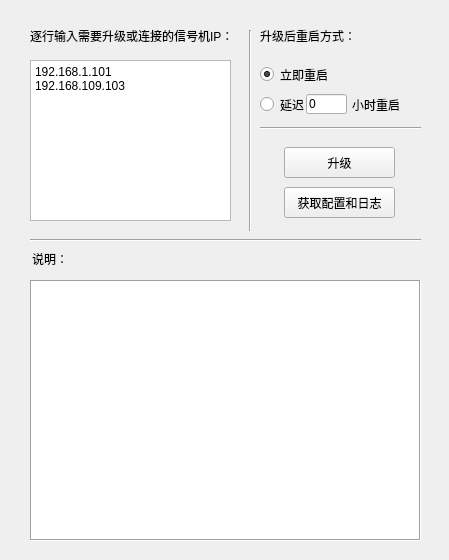
<?xml version="1.0" encoding="UTF-8"?>
<ui version="4.0">
 <class>updateForm</class>
 <widget class="QWidget" name="updateForm">
  <property name="windowModality">
   <enum>Qt::NonModal</enum>
  </property>
  <property name="geometry">
   <rect>
    <x>0</x>
    <y>0</y>
    <width>449</width>
    <height>560</height>
   </rect>
  </property>
  <property name="windowTitle">
   <string>信号机批量升级工具V2.0</string>
  </property>
  <property name="toolTip">
   <string>&lt;html&gt;&lt;head/&gt;&lt;body&gt;&lt;p&gt;123&lt;/p&gt;&lt;/body&gt;&lt;/html&gt;</string>
  </property>
  <property name="statusTip">
   <string>123</string>
  </property>
  <widget class="QPushButton" name="updateButton">
   <property name="geometry">
    <rect>
     <x>284</x>
     <y>147</y>
     <width>111</width>
     <height>31</height>
    </rect>
   </property>
   <property name="text">
    <string>升级</string>
   </property>
  </widget>
  <widget class="QTextEdit" name="ipEdit">
   <property name="geometry">
    <rect>
     <x>30</x>
     <y>60</y>
     <width>201</width>
     <height>161</height>
    </rect>
   </property>
   <property name="toolTip">
    <string>&lt;html&gt;&lt;head/&gt;&lt;body&gt;&lt;p&gt;test&lt;/p&gt;&lt;/body&gt;&lt;/html&gt;</string>
   </property>
   <property name="html">
    <string>&lt;!DOCTYPE HTML PUBLIC &quot;-//W3C//DTD HTML 4.0//EN&quot; &quot;http://www.w3.org/TR/REC-html40/strict.dtd&quot;&gt;
&lt;html&gt;&lt;head&gt;&lt;meta name=&quot;qrichtext&quot; content=&quot;1&quot; /&gt;&lt;style type=&quot;text/css&quot;&gt;
p, li { white-space: pre-wrap; }
&lt;/style&gt;&lt;/head&gt;&lt;body style=&quot; font-family:'SimSun'; font-size:9pt; font-weight:400; font-style:normal;&quot;&gt;
&lt;p style=&quot; margin-top:0px; margin-bottom:0px; margin-left:0px; margin-right:0px; -qt-block-indent:0; text-indent:0px;&quot;&gt;192.168.1.101&lt;/p&gt;
&lt;p style=&quot; margin-top:0px; margin-bottom:0px; margin-left:0px; margin-right:0px; -qt-block-indent:0; text-indent:0px;&quot;&gt;192.168.109.103&lt;/p&gt;&lt;/body&gt;&lt;/html&gt;</string>
   </property>
  </widget>
  <widget class="QLabel" name="label">
   <property name="geometry">
    <rect>
     <x>30</x>
     <y>20</y>
     <width>211</width>
     <height>31</height>
    </rect>
   </property>
   <property name="text">
    <string>逐行输入需要升级或连接的信号机IP：</string>
   </property>
  </widget>
  <widget class="Line" name="line">
   <property name="geometry">
    <rect>
     <x>30</x>
     <y>230</y>
     <width>391</width>
     <height>20</height>
    </rect>
   </property>
   <property name="orientation">
    <enum>Qt::Horizontal</enum>
   </property>
  </widget>
  <widget class="QLineEdit" name="delayHourEdit">
   <property name="geometry">
    <rect>
     <x>306</x>
     <y>94</y>
     <width>41</width>
     <height>20</height>
    </rect>
   </property>
   <property name="text">
    <string>0</string>
   </property>
  </widget>
  <widget class="QLabel" name="label_3">
   <property name="geometry">
    <rect>
     <x>352</x>
     <y>89</y>
     <width>81</width>
     <height>31</height>
    </rect>
   </property>
   <property name="text">
    <string>小时重启</string>
   </property>
  </widget>
  <widget class="QRadioButton" name="radioRebootNowButton">
   <property name="geometry">
    <rect>
     <x>260</x>
     <y>59</y>
     <width>89</width>
     <height>31</height>
    </rect>
   </property>
   <property name="acceptDrops">
    <bool>true</bool>
   </property>
   <property name="text">
    <string>立即重启</string>
   </property>
   <property name="checked">
    <bool>true</bool>
   </property>
   <attribute name="buttonGroup">
    <string notr="true">buttonGroup</string>
   </attribute>
  </widget>
  <widget class="QRadioButton" name="radioRebootAfterButton">
   <property name="geometry">
    <rect>
     <x>260</x>
     <y>89</y>
     <width>51</width>
     <height>31</height>
    </rect>
   </property>
   <property name="text">
    <string>延迟</string>
   </property>
   <attribute name="buttonGroup">
    <string notr="true">buttonGroup</string>
   </attribute>
  </widget>
  <widget class="Line" name="line_2">
   <property name="geometry">
    <rect>
     <x>240</x>
     <y>30</y>
     <width>20</width>
     <height>201</height>
    </rect>
   </property>
   <property name="orientation">
    <enum>Qt::Vertical</enum>
   </property>
  </widget>
  <widget class="QLabel" name="label_2">
   <property name="geometry">
    <rect>
     <x>260</x>
     <y>20</y>
     <width>111</width>
     <height>31</height>
    </rect>
   </property>
   <property name="text">
    <string>升级后重启方式：</string>
   </property>
  </widget>
  <widget class="Line" name="line_3">
   <property name="geometry">
    <rect>
     <x>260</x>
     <y>120</y>
     <width>161</width>
     <height>16</height>
    </rect>
   </property>
   <property name="orientation">
    <enum>Qt::Horizontal</enum>
   </property>
  </widget>
  <widget class="QLabel" name="label_4">
   <property name="geometry">
    <rect>
     <x>32</x>
     <y>243</y>
     <width>51</width>
     <height>31</height>
    </rect>
   </property>
   <property name="text">
    <string>说明：</string>
   </property>
  </widget>
  <widget class="QPushButton" name="getLogButton">
   <property name="geometry">
    <rect>
     <x>284</x>
     <y>187</y>
     <width>111</width>
     <height>31</height>
    </rect>
   </property>
   <property name="text">
    <string>获取配置和日志</string>
   </property>
  </widget>
  <widget class="QTextBrowser" name="textInfoBrowser">
   <property name="geometry">
    <rect>
     <x>30</x>
     <y>280</y>
     <width>391</width>
     <height>261</height>
    </rect>
   </property>
   <property name="frameShape">
    <enum>QFrame::Box</enum>
   </property>
   <property name="frameShadow">
    <enum>QFrame::Sunken</enum>
   </property>
   <property name="html">
    <string>&lt;!DOCTYPE HTML PUBLIC &quot;-//W3C//DTD HTML 4.0//EN&quot; &quot;http://www.w3.org/TR/REC-html40/strict.dtd&quot;&gt;
&lt;html&gt;&lt;head&gt;&lt;meta name=&quot;qrichtext&quot; content=&quot;1&quot; /&gt;&lt;style type=&quot;text/css&quot;&gt;
p, li { white-space: pre-wrap; }
&lt;/style&gt;&lt;/head&gt;&lt;body style=&quot; font-family:'SimSun'; font-size:9pt; font-weight:400; font-style:normal;&quot;&gt;
&lt;p style=&quot;-qt-paragraph-type:empty; margin-top:0px; margin-bottom:0px; margin-left:0px; margin-right:0px; -qt-block-indent:0; text-indent:0px;&quot;&gt;&lt;br /&gt;&lt;/p&gt;&lt;/body&gt;&lt;/html&gt;</string>
   </property>
  </widget>
 </widget>
 <resources/>
 <connections>
  <connection>
   <sender>updateButton</sender>
   <signal>clicked()</signal>
   <receiver>updateForm</receiver>
   <slot>close()</slot>
   <hints>
    <hint type="sourcelabel">
     <x>329</x>
     <y>160</y>
    </hint>
    <hint type="destinationlabel">
     <x>289</x>
     <y>281</y>
    </hint>
   </hints>
  </connection>
  <connection>
   <sender>getLogButton</sender>
   <signal>clicked()</signal>
   <receiver>updateForm</receiver>
   <slot>update()</slot>
   <hints>
    <hint type="sourcelabel">
     <x>371</x>
     <y>199</y>
    </hint>
    <hint type="destinationlabel">
     <x>433</x>
     <y>272</y>
    </hint>
   </hints>
  </connection>
 </connections>
 <buttongroups>
  <buttongroup name="buttonGroup"/>
 </buttongroups>
</ui>
